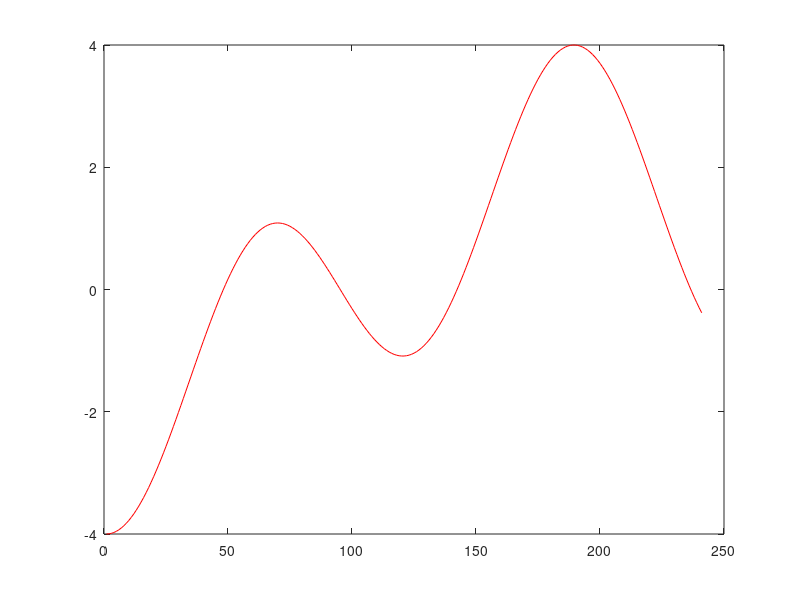
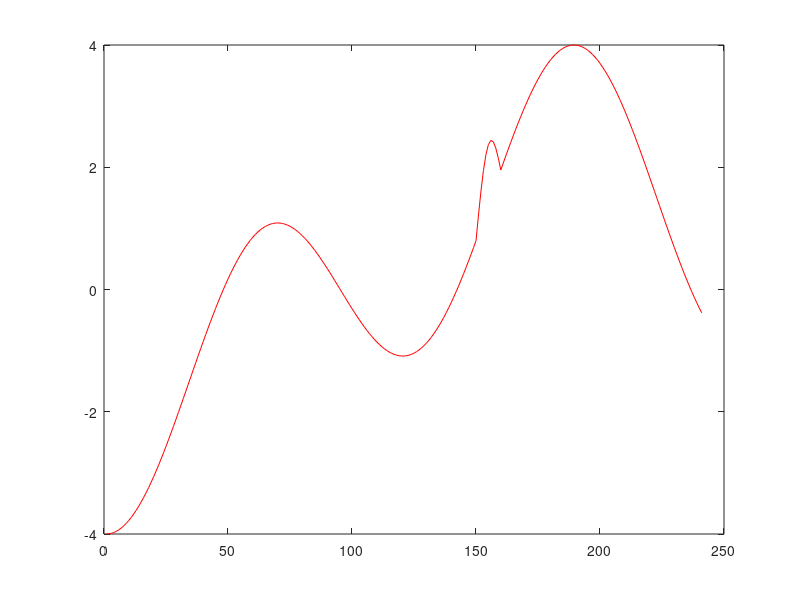
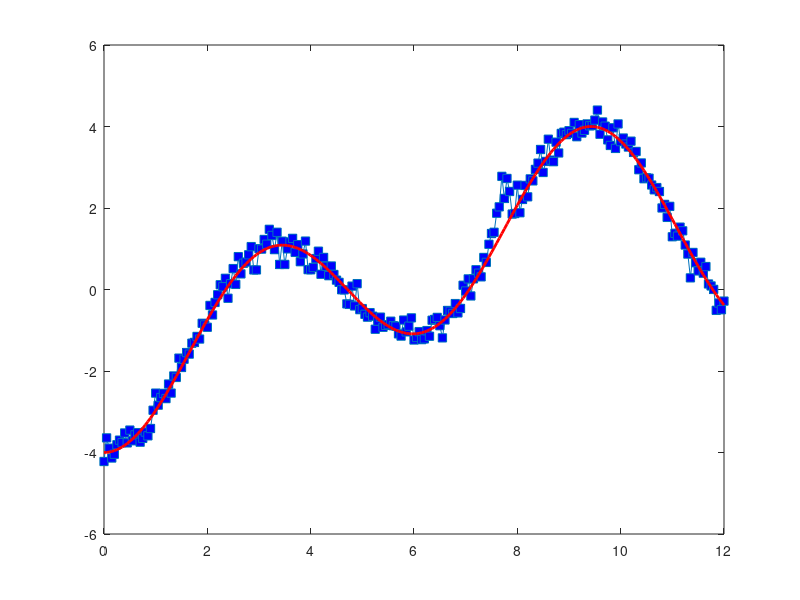
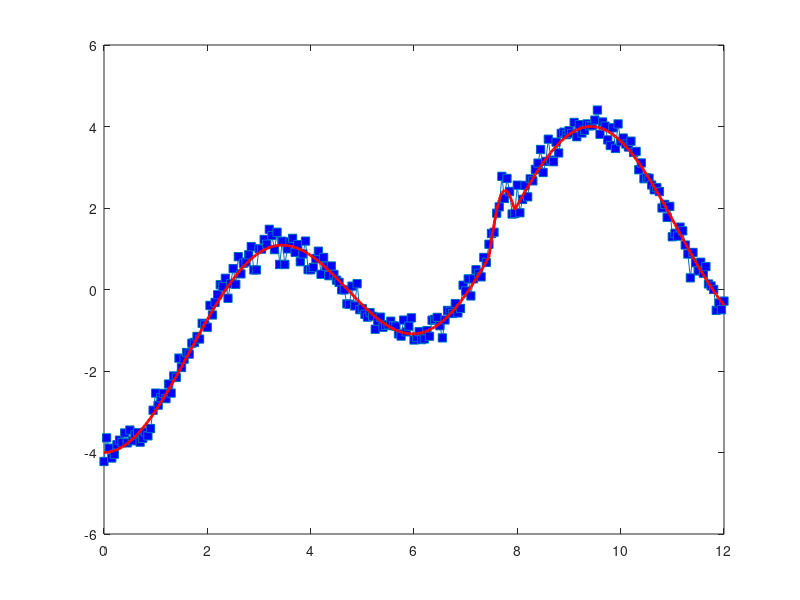

MATLAB code for these plots, in order:
x = 0:0.05:12;
y1 = 2*sin(1/3*x-pi/2);
y2 = 2*sin(x-pi/2);

y = y1 + y2;
figure,
plot(y,'r-')


x2 = -pi/2:pi/10:pi/2;
y3 = cos(x2)

Y = y;
Y(150:160) = y(150:160) +y3;
figure,
plot(Y,'r-')



n = 0.2*randn(1,length(x));
Y_n = Y + n;

figure
plot(x,Y_n,'-s','MarkerFaceColor','b');
hold on;
plot(x,y,'r-','LineWidth',2);

figure
plot(x,Y_n,'-s','MarkerFaceColor','b');
hold on;
plot(x,Y,'r-','LineWidth',2);

